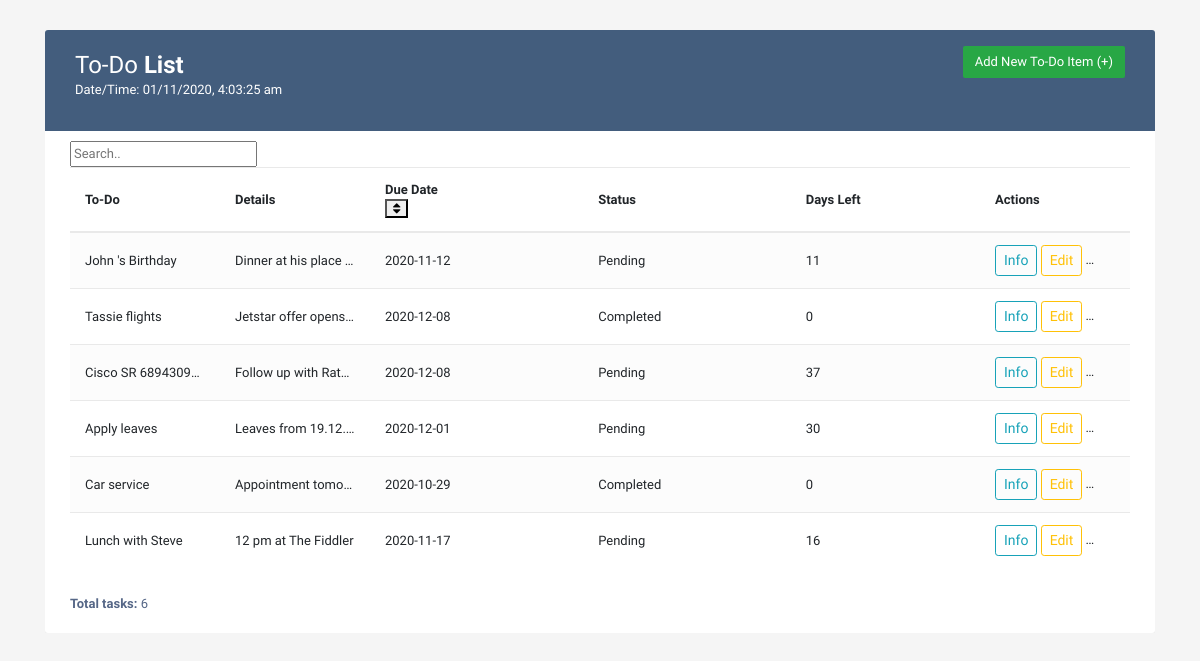
The page / on the database its author committed.
### tables this page shows
CREATE TABLE "to_do" (
	"name"	TEXT NOT NULL UNIQUE,
	"details"	TEXT,
	"duedate"	TEXT NOT NULL,
	"status"	TEXT
);

### to_do_app.py (the view)
@app.route('/')
def home_page():
    data = db_functions.get_all_tasks()
    updated_data =[]
    for task in data:
        updated_data.append(get_tasks_with_days_left(task))
    return render_template('to_do.html', data = updated_data)

### db_functions.py (called while the page is built)
def get_all_tasks():
    try:
        conn = sqlite3.connect(DB_PATH)
        c = conn.cursor()
        c.execute('select * from to_do')
        rows = c.fetchall()
        return rows
    except Exception as e:
        print('Error: ', e)
        return None

### to_do_app.py (called while the page is built)
def get_tasks_with_days_left(data):
    try:
        data_list = list(data)
        if data_list[3] == "Completed":
            data_list.append(str(0))
        else:
            current_date = datetime.date.today()
            task_duedate = datetime.datetime(int(data_list[2].split("-")[0]),int(data_list[2].split("-")[1]),int(data_list[2].split("-")[2])).date()
            data_list.append(str((task_duedate-current_date).days))
        data_list.append(data_list[2].split("-")[2]+"/"+data_list[2].split("-")[1]+"/"+data_list[2].split("-")[0])
        data = tuple(data_list)
        return data
    except Exception as e:
	    error = {"Error": "Issue while updating date on task"}
	    response = Response(json.dumps(error), mimetype='application/json')
	    return response

### templates/to_do.html (shortened to what this page needs)
<!DOCTYPE html>
<html lang="en">
<head>
<link rel="stylesheet" href="https://stackpath.bootstrapcdn.com/bootstrap/4.5.0/css/bootstrap.min.css">
<link href="https://maxcdn.bootstrapcdn.com/font-awesome/4.7.0/css/font-awesome.min.css" rel="stylesheet">
<link rel="stylesheet" href="https://maxcdn.bootstrapcdn.com/font-awesome/4.7.0/css/font-awesome.min.css">
</head>
<body>
<div class="container-xl">
	<div class="table-responsive">
		<div class="table-wrapper">
			<div class="table-title">
				<div class="row">
					<div class="col-sm-6">
						<h2>To-Do <b>List</b></h2>
						<p>Date/Time: <span id="datetime"></span></p>
					</div>
					<div class="col-sm-6">
						<button class="btn btn-success" data-toggle="modal" data-target="#addtaskModal" title="Add Task" style="border:2;">Add New To-Do Item (+)</button>
					</div>
				</div>
			</div>
			<input id="myInput" type="text" placeholder="Search..">
			<table id="dtBasicExample" class="table table-striped table-hover" class="sortable">
				<thead>
					<tr>
						<th class="" style="width:200px">To-Do</th>
						<th class="" style="width:250px">Details</th>
						<th class="">Due Date<form action="/toggleSorting" method="GET"><button class="fa fa-sort" aria-hidden="true" type="submit"></button></form></th>
						<th class="">Status</th>
						<th class="">Days Left</th>
						<th class="" style="width:240px">Actions</th>
					</tr>
				</thead>
				<tbody>
				{% for row in data %}
					<tr>
					<td class="">{{ row[0] }}</td>
					<td class="">{{ row[1] }}</td>
					<td class="">{{ row[2] }}</td>
					<td class="">{{ row[3] }}</td>
					<td class="">{{ row[4] }}</td>
					<td>
					    <button class="btn btn-outline-info btn-sm" data-toggle="modal" data-target="#infoModal" title="View Task">Info</button>
  						<button class="btn btn-outline-warning btn-sm" data-toggle="modal" data-target="#editModal" title="Edit Task">Edit</button>
					    <button class="btn btn-outline-success btn-sm" data-toggle="modal" data-target="#doneModal" title="Mark Task Complete">Done</button>
					</td>
					</tr>
				{% endfor %}
				</tbody>
			</table>
			<div class="clearfix">
				<div class="hint-text"><b>Total tasks: </b>{{ data|length }}</div>
			</div>
		</div>
	</div>
</div>
</body>
</html>

### templates/to_do.html (style rules this page uses)
body { color: #566787; background: #f5f5f5; font-family: 'Varela Round', sans-serif; font-size: 13px; }
.table-responsive { margin: 30px 0; }
.table-wrapper { background: #fff; padding: 20px 25px; border-radius: 3px; min-width: 1000px; box-shadow: 0 1px 1px rgba(0,0,0,.05); }
.table-title { padding-bottom: 15px; background: #435d7d; color: #fff; padding: 16px 30px; min-width: 100%; margin: -20px -25px 10px; border-radius: 3px 3px 0 0; }
.table-title h2 { margin: 5px 0 0; font-size: 24px; }
.table-title .btn { color: #fff; float: right; font-size: 13px; border: none; min-width: 50px; border-radius: 2px; border: none; outline: none !important; margin-left: 10px; }
table.table tr th, table.table tr td { border-color: #e9e9e9; padding: 12px 15px; vertical-align: middle; white-space: nowrap; overflow:hidden; text-overflow:ellipsis; max-width:150px }
table.table tr th:first-child { width: 60px; }
table.table tr th:last-child { width: 100px; }
table.table-striped tbody tr:nth-of-type(odd) { background-color: #fcfcfc; }
.hint-text { float: left; margin-top: 10px; font-size: 13px; }

### rows shown on the page
to_do: name "John 's Birthday", details "Dinner at his place…", duedate "2020-11-12", status "Pending", row "11"
to_do: name "Tassie flights", details "Jetstar offer opens…", duedate "2020-12-08", status "Completed", row "0"
to_do: name "Cisco SR 689430940", details "Follow up with Rat…", duedate "2020-12-08", status "Pending", row "37"
to_do: name "Apply leaves", details "Leaves from 19.12.…", duedate "2020-12-01", status "Pending", row "30"
to_do: name "Car service", details "Appointment tomo…", duedate "2020-10-29", status "Completed", row "0"
to_do: name "Lunch with Steve", details "12 pm at The Fiddler", duedate "2020-11-17", status "Pending", row "16"

### other values the page prints
{{ data|length }} "6"
